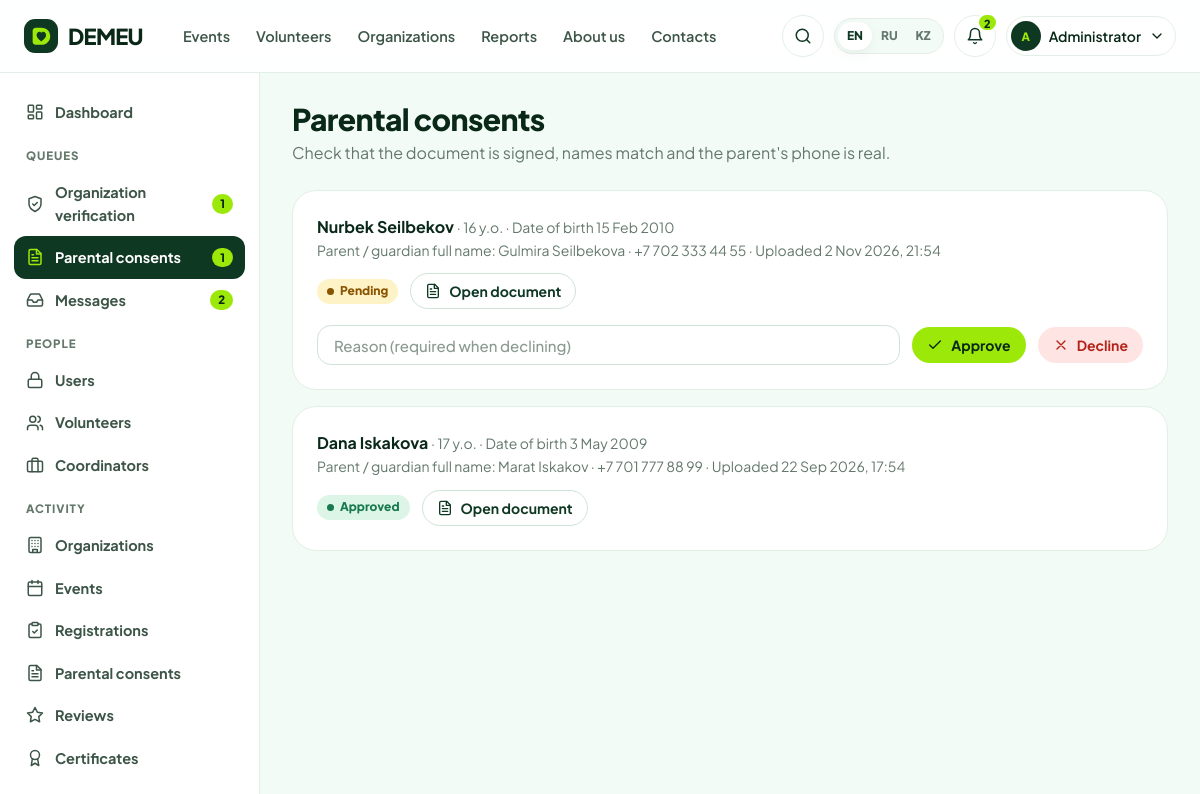
Screenshot of /admin/consents/queue (signed in) with the database file from the repository.
### tables this page shows
CREATE TABLE users (
    user_id        INTEGER PRIMARY KEY,
    email          TEXT NOT NULL UNIQUE COLLATE NOCASE,
    password_hash  TEXT NOT NULL,
    role           TEXT NOT NULL CHECK (role IN ('volunteer','coordinator','admin')),
    is_active      INTEGER NOT NULL DEFAULT 1 CHECK (is_active IN (0,1)),
    preferred_lang TEXT NOT NULL DEFAULT 'en' CHECK (preferred_lang IN ('en','ru','kk')),
    created_at     TEXT NOT NULL DEFAULT (datetime('now','localtime')),
    last_login_at  TEXT
);

CREATE TABLE consents (
    consent_id    INTEGER PRIMARY KEY,
    volunteer_id  INTEGER NOT NULL REFERENCES volunteers(volunteer_id) ON DELETE CASCADE,
    parent_name   TEXT NOT NULL,
    parent_phone  TEXT NOT NULL,
    file_path     TEXT NOT NULL,
    status        TEXT NOT NULL DEFAULT 'pending' CHECK (status IN ('pending','approved','rejected')),
    review_comment TEXT,
    reviewed_by   INTEGER REFERENCES users(user_id) ON DELETE SET NULL,
    reviewed_at   TEXT,
    uploaded_at   TEXT NOT NULL DEFAULT (datetime('now','localtime'))
);

CREATE TABLE volunteers (
    volunteer_id  INTEGER PRIMARY KEY,
    user_id       INTEGER NOT NULL UNIQUE REFERENCES users(user_id) ON DELETE RESTRICT,
    full_name     TEXT NOT NULL CHECK (length(trim(full_name)) >= 3),
    phone         TEXT NOT NULL CHECK (phone GLOB '+7[0-9][0-9][0-9][0-9][0-9][0-9][0-9][0-9][0-9][0-9]'),
    birth_date    TEXT NOT NULL,               -- YYYY-MM-DD, age 14+ checked in the app
    city_id       INTEGER NOT NULL REFERENCES cities(city_id) ON DELETE RESTRICT,
    about         TEXT,
    skills        TEXT,                        -- free text, e.g. "first aid, English, driving"
    avatar_path   TEXT,
    is_public     INTEGER NOT NULL DEFAULT 1 CHECK (is_public IN (0,1)),     -- listed in the catalogue
    show_contacts INTEGER NOT NULL DEFAULT 0 CHECK (show_contacts IN (0,1)), -- phone/email visible to everyone
    created_at    TEXT NOT NULL DEFAULT (datetime('now','localtime'))
);

### demeu/admin.py (the view, shortened to what this page needs)
@bp.route("/consents/queue", methods=["GET", "POST"])
@admin_only
def consents():
    rows = query("""SELECT c.*, v.full_name, v.birth_date, v.volunteer_id FROM consents c JOIN volunteers v USING (volunteer_id)
                    ORDER BY c.status='pending' DESC, c.uploaded_at DESC LIMIT 50""")
    return render_template("admin/consents.html", rows=rows)

### demeu/admin.py (called while the page is built)
@bp.context_processor
def admin_ctx():
    counts = dict(
        organizations=scalar("SELECT COUNT(*) FROM organizations WHERE status='pending'"),
        consents=scalar("SELECT COUNT(*) FROM consents WHERE status='pending'"),
        messages=scalar("SELECT COUNT(*) FROM contact_messages WHERE status='new'"),
    )
    return dict(ENTITIES=ENTITIES, NAV_GROUPS=NAV_GROUPS, queue_counts=counts)

### demeu/core.py (called while the page is built)
def get_lang():
    lang = session.get("lang")
    if lang in LANGS:
        return lang
    best = request.accept_languages.best_match(["en", "ru", "kk"]) if request else None
    return best or "en"

def _(key, **params):
    entry = TRANSLATIONS.get(key)
    if entry is None:
        text = key
    else:
        lang = g.get("lang", "en")
        text = entry.get(lang) or entry.get("en") or key
    if params:
        try:
            text = text.format(**params)
        except (KeyError, IndexError):
            pass
    return text

def parse_dt(value):
    if not value:
        return None
    if isinstance(value, datetime):
        return value
    for fmt in (DT_FMT, "%Y-%m-%d %H:%M:%S", "%Y-%m-%d"):
        try:
            return datetime.strptime(value, fmt)
        except ValueError:
            continue
    return None

def fmt_date(value, with_weekday=False, with_year=True):
    d = parse_dt(value)
    if not d:
        return ""
    lang = g.get("lang", "en")
    s = f"{d.day} {MONTHS[lang][d.month - 1]}"
    if with_year:
        s += f" {d.year}"
    if with_weekday:
        s = f"{WEEKDAYS[lang][d.weekday()]}, " + s
    return s

def fmt_dt(value):
    d = parse_dt(value)
    return f"{fmt_date(d)}, {d:%H:%M}" if d else ""

def age_on(birth_date, on=None):
    b = parse_dt(birth_date)
    if not b:
        return None
    on = on or date.today()
    if isinstance(on, datetime):
        on = on.date()
    return on.year - b.year - ((on.month, on.day) < (b.month, b.day))

def fmt_phone(value):
    v = value or ""
    if len(v) == 12 and v.startswith("+7"):
        return f"+7 {v[2:5]} {v[5:8]} {v[8:10]} {v[10:12]}"
    return v

def initials(name):
    parts = [p for p in (name or "").split() if p]
    return "".join(p[0] for p in parts[:2]).upper() or "?"

def csrf_token():
    tok = session.get("csrf")
    if not tok:
        tok = secrets.token_urlsafe(32)
        session["csrf"] = tok
    return tok

def csrf_field():
    return Markup(f'<input type="hidden" name="csrf_token" value="{csrf_token()}">')

### demeu/templates/admin/consents.html (shortened to what this page needs)
{% extends "admin/_layout.html" %}
{% from "partials/macros.html" import status, empty %}
{% block admin %}
<div class="cab-head"><div><h1>{{ _('adm_consents') }}</h1><p>{{ _('adm_consents_subtitle') }}</p></div></div>
{% for c in rows %}
<div class="card card-pad mb-2">
  <div class="row between">
    <div><b>{{ c.full_name }}</b> <span class="small muted">· {{ _('age_n', n=age_on(c.birth_date)) }} · {{ _('birth_date') }} {{ fmt_date(c.birth_date) }}</span>
      <div class="small muted">{{ _('parent_name') }}: {{ c.parent_name }} · {{ c.parent_phone|phone }} · {{ _('uploaded_on', d=fmt_dt(c.uploaded_at)) }}</div></div>
    <div class="row">{{ status(c.status) }}<a class="btn btn-ghost btn-sm" target="_blank" href="{{ url_for('media.consent_file', consent_id=c.consent_id) }}">{{ icon('file-text', 16) }} {{ _('open_document') }}</a></div>
  </div>
  {% if c.status == 'pending' %}
  <form class="row mt-2" method="post">{{ csrf_field() }}<input type="hidden" name="consent_id" value="{{ c.consent_id }}">
    <input class="input grow" name="comment" maxlength="300" placeholder="{{ _('reject_reason_placeholder') }}" style="height:40px">
    <button class="btn btn-primary btn-sm" name="action" value="approve">{{ icon('check', 16) }} {{ _('approve') }}</button>
    <button class="btn btn-danger btn-sm" name="action" value="reject">{{ icon('x', 16) }} {{ _('reject') }}</button></form>
  {% elif c.review_comment %}<p class="small muted mt-1 mb-0">{{ c.review_comment }}</p>{% endif %}
</div>
{% else %}{{ empty('file-text', _('queue_empty')) }}{% endfor %}
{% endblock %}

### demeu/templates/partials/macros.html (shortened to what this page needs)
{% macro status(value, label_prefix='st_') -%}
<span class="status st-{{ value }}">{{ _(label_prefix ~ value) }}</span>
{%- endmacro %}

### demeu/templates/base.html (shortened to what this page needs)
<!doctype html>
<html lang="{{ 'kk' if lang == 'kk' else lang }}">
<head>
  <link rel="stylesheet" href="{{ url_for('static', filename='css/app.css') }}">
</head>
<body class="{% block body_class %}{% endblock %}">
{% set ep = request.endpoint or '' %}
<header class="site-header">
  <div class="wrap header-inner">
    <a class="logo" href="{{ url_for('public.home') }}" aria-label="DEMEU">
      <span class="logo-mark">{{ logo_mark(22) }}</span>DEMEU
    </a>
    <nav class="nav" aria-label="{{ _('main_menu') }}">
      <a href="{{ url_for('public.events') }}" class="{{ 'active' if ep.startswith('public.event') }}">{{ _('nav_events') }}</a>
      <a href="{{ url_for('public.volunteers') }}" class="{{ 'active' if ep.startswith('public.volunteer') }}">{{ _('nav_volunteers') }}</a>
      <a href="{{ url_for('public.organizations') }}" class="{{ 'active' if ep.startswith('public.organization') }}">{{ _('nav_organizations') }}</a>
      <a href="{{ url_for('public.reports') }}" class="{{ 'active' if ep == 'public.reports' }}">{{ _('nav_reports') }}</a>
      <a href="{{ url_for('public.about') }}" class="{{ 'active' if ep == 'public.about' }}">{{ _('nav_about') }}</a>
      <a href="{{ url_for('public.contacts') }}" class="{{ 'active' if ep == 'public.contacts' }}">{{ _('nav_contacts') }}</a>
    </nav>
    <div class="header-tools">
      <a class="icon-btn hide-md" href="{{ url_for('public.search') }}" aria-label="{{ _('search') }}" title="{{ _('search') }}">{{ icon('search') }}</a>
      <div class="lang-switch" role="group" aria-label="{{ _('language') }}">
        {% for code in LANGS %}
          <a href="{{ url_for('public.set_lang', code=code, next=request.full_path) }}" class="{{ 'on' if code == lang }}" lang="{{ code }}">{{ LANG_LABELS[code] }}</a>
        {% endfor %}
      </div>
      {% if g.user %}
        <a class="icon-btn" href="{{ url_for('auth.notifications') }}" aria-label="{{ _('notifications') }}" title="{{ _('notifications') }}">
          {{ icon('bell') }}{% if unread %}<span class="count">{{ unread if unread < 100 else '99+' }}</span>{% endif %}
        </a>
        {% set person = g.volunteer or g.coordinator %}
        <div class="user-menu">
          <button class="user-btn" data-toggle="user-dd" aria-expanded="false" aria-haspopup="true">
            {% if g.volunteer and g.volunteer.avatar_path %}
              <span class="avatar sm"><img src="{{ url_for('media.public_file', folder=g.volunteer.avatar_path.split('/')[0], name=g.volunteer.avatar_path.split('/')[1]) }}" alt=""></span>
            {% else %}
              <span class="avatar sm">{{ initials(person.full_name if person else g.user.email) }}</span>
            {% endif %}
            <span class="hide-md">{{ (person.full_name.split()[0]) if person else _('role_admin') }}</span>{{ icon('chevron-down', 16) }}
          </button>
        </div>
      {% else %}
        <a class="btn btn-ghost btn-sm hide-md" href="{{ url_for('auth.login', next=request.full_path if ep not in ('auth.login','auth.register') else None) }}">{{ _('login') }}</a>
        <a class="btn btn-primary btn-sm" href="{{ url_for('auth.register') }}">{{ _('join') }}</a>
      {% endif %}
    </div>
  </div>
</header>
<main id="main">{% block content %}{% endblock %}</main>
</body>
</html>

### rows the page displays
users: email "A"
consents: full_name "Nurbek Seilbekov", parent_name "Gulmira Seilbekova", parent_phone "+7 702 333 44 55"
volunteers: birth_date "15 Feb 2010"
consents: full_name "Dana Iskakova", parent_name "Marat Iskakov", parent_phone "+7 701 777 88 99"
volunteers: birth_date "3 May 2009"

### other values shown
{{ LANG_LABELS[code] }} "EN" "RU" "KZ"
{{ unread if unread < 100 else '99+' }} "2"
{{ (person.full_name.split()[0]) if person else _('role_admin') }} "Administrator"
{{ queue_counts.organizations }} "1"
{{ queue_counts.consents }} "1"
{{ queue_counts.messages }} "2"
